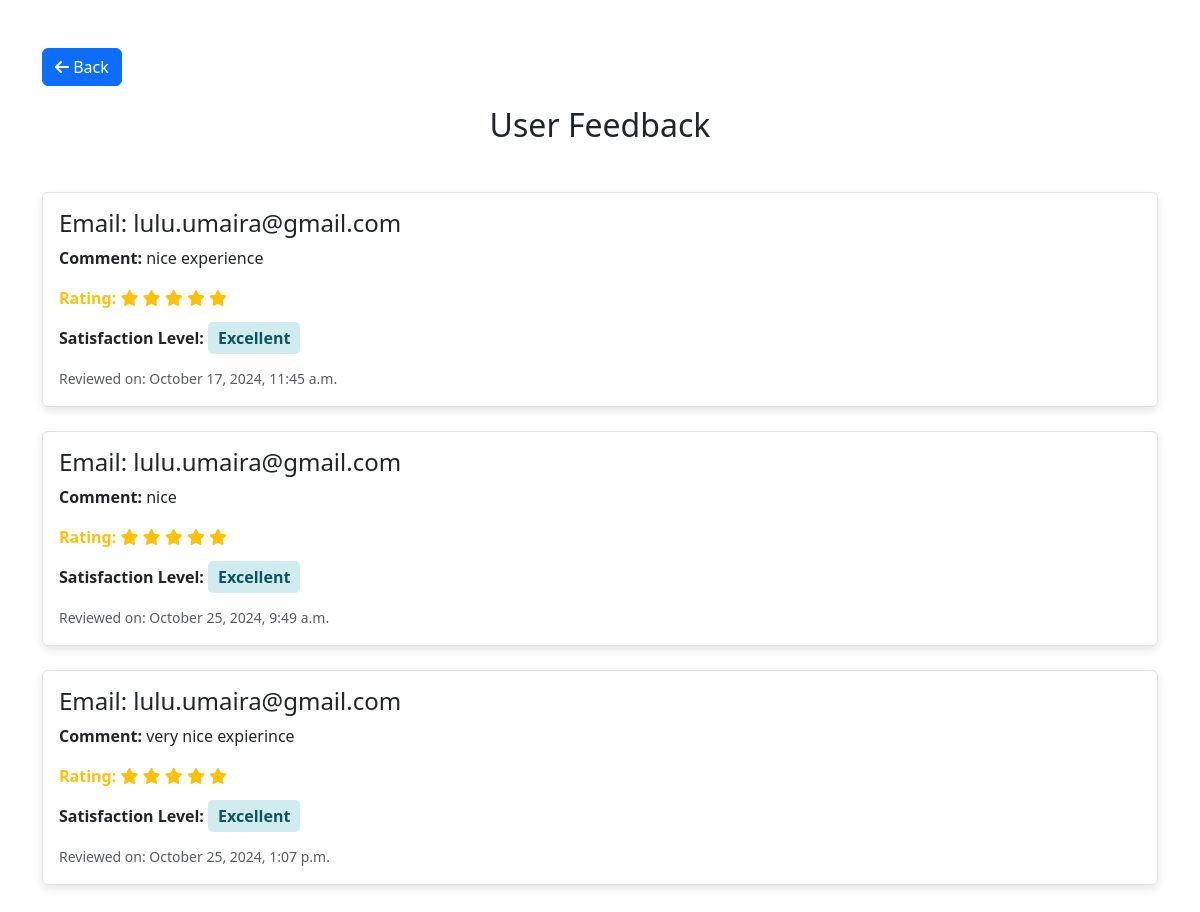
The page /feedback/ on the database its author committed.
### eventapp/models.py (models this page shows, shortened)
class Review(models.Model):
    SATISFACTION_CHOICES = [
        ('poor', 'Poor'),
        ('average', 'Average'),
        ('good', 'Good'),
        ('very_good', 'Very Good'),
        ('excellent', 'Excellent'),
    ]
    booking = models.ForeignKey('Booking', on_delete=models.CASCADE)
    comment = models.TextField()
    rating = models.IntegerField(choices=[(i, str(i)) for i in range(1, 6)])
    satisfaction_level = models.CharField(
        max_length=20,
        choices=SATISFACTION_CHOICES,
        default='average'  # Set the default value here
    )
    created_at = models.DateTimeField(auto_now_add=True)

class Booking(models.Model):
    event_name = models.CharField(max_length=255, default='Default Event')
    event_place = models.CharField(max_length=255, default='Default Place')
    email = models.EmailField(default='example@example.com')
    event_date = models.DateField()
    mobile_number = models.CharField(max_length=15, default='')
    number_of_persons = models.PositiveIntegerField(default=1)
    description = models.TextField(default='Default description')
    created_at = models.DateTimeField(default=timezone.now, editable=False)

### eventapp/views.py (the view)
# urls.py: path('feedback/', views.feedback_view, name='feedback'),
def feedback_view(request):
    reviews = Review.objects.select_related('booking').all()  # Fetch all reviews along with their booking details
    return render(request, 'feedback.html', {'reviews': reviews})

### template/feedback.html (shortened to what this page needs)
<!DOCTYPE html>
<html lang="en">
<head>
    <link href="https://cdn.jsdelivr.net/npm/bootstrap@5.3.0/dist/css/bootstrap.min.css" rel="stylesheet">
    <link href="https://cdnjs.cloudflare.com/ajax/libs/font-awesome/6.0.0/css/all.min.css" rel="stylesheet">
</head>
<body>
    <div class="container my-5">
        <a href="javascript:history.back()" class="btn btn-primary back-button"><i class="fas fa-arrow-left"></i> Back</a>
        <h2 class="text-center mb-5">User Feedback</h2>
        {% for review in reviews %}
        <div class="review-card mb-4 p-3 border rounded">
            <h4>Email: {{ review.booking.email }}</h4>
            <p><strong>Comment:</strong> {{ review.comment }}</p>
            <p class="rating-stars"><strong>Rating:</strong>
                {% for i in "01234" %}
                    {% if forloop.counter <= review.rating %}
                        <i class="fa-solid fa-star"></i>
                    {% else %}
                        <i class="fa-regular fa-star"></i>
                    {% endif %}
                {% endfor %}
            </p>
            <p><strong>Satisfaction Level:</strong>
                <span class="satisfaction-level {{ review.satisfaction_level }}">
                    {{ review.get_satisfaction_level_display }}
                </span>
            </p>
            <small class="text-muted">Reviewed on: {{ review.created_at|date:"F j, Y, g:i a" }}</small>
        </div>
        {% endfor %}
    </div>
</body>
</html>

### template/feedback.html (style rules this page uses)
.review-card { border: 1px solid #ddd; border-radius: 10px; padding: 20px; margin: 20px 0; box-shadow: 0 4px 8px rgba(0, 0, 0, 0.1); transition: 0.3s; }
.rating-stars { color: #ffc107; }
.satisfaction-level { font-weight: bold; padding: 5px 10px; border-radius: 5px; }
.excellent { background-color: #d1ecf1; color: #0c5460; }
.back-button { margin-bottom: 20px; }

### rows shown on the page
Review: booking.email "lulu.umaira@gmail.com", comment "nice experience", rating 5 (drawn), satisfaction_level "Excellent", created_at "October 17, 2024, 11:45 a.m."
Review: booking.email "lulu.umaira@gmail.com", comment "nice", rating 5 (drawn), satisfaction_level "Excellent", created_at "October 25, 2024, 9:49 a.m."
Review: booking.email "lulu.umaira@gmail.com", comment "very nice expierince", rating 5 (drawn), satisfaction_level "Excellent", created_at "October 25, 2024, 1:07 p.m."
